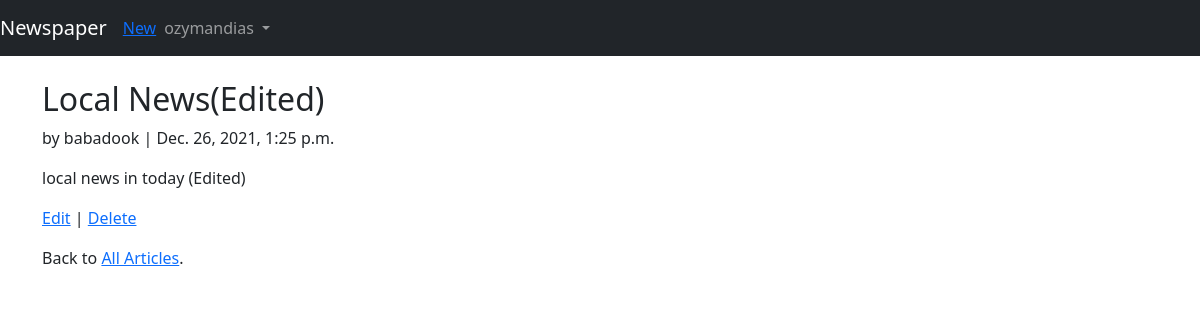
/articles/1/ (signed in), run on the app's committed database.
### users/models.py (models this page shows)
class CustomUser(AbstractUser):
    age = models.PositiveIntegerField(null=True, blank=True)

### articles/models.py (models this page shows, shortened)
class Article(models.Model):
    title = models.CharField(max_length=128)
    body = models.TextField()
    date = models.DateTimeField(auto_now_add=True)
    author = models.ForeignKey(
        get_user_model(),
        on_delete=models.CASCADE,
    )

### articles/views.py (the view)
# urls.py: path('<int:pk>/', ArticleDetailView.as_view(), name='article_detail'),
class ArticleDetailView(LoginRequiredMixin, DetailView):
    model = Article
    template_name = 'article_detail.html'
    login_url = 'login'

### templates/article_detail.html
{% extends 'base.htm' %}
{% block content %}
    <div class="article-entry">
        <h2>{{ object.title }}</h2>
        <p>by {{ object.author }} | {{ object.date }}</p>
        <p>{{ object.body }}</p>
    </div>
    <p><a href="{% url 'article_edit' article.pk %}">Edit</a> |
    <a href="{% url 'article_delete' article.pk %}">Delete</a></p>
    <p>Back to <a href="{% url 'article_list' %}">All Articles</a>.</p>
{% endblock content %}

### templates/base.htm (shortened to what this page needs)
<!DOCTYPE html>
<html lang="en">
<head>
    <link href="https://cdn.jsdelivr.net/npm/bootstrap@5.1.3/dist/css/bootstrap.min.css" rel="stylesheet">
</head>
<body>
    <nav class="navbar navbar-expand-md navbar-dark bg-dark mb-4">
        <a class="navbar-brand" href="{% url 'home' %}">Newspaper</a>
        {% if user.is_authenticated%}
            <ul class="navbar-nav mr-auto">
                <li class="nav-item"><a href="{% url 'article_new' %}"> New</a></li>
            </ul>
        {% endif %}
        <div class="collapse navbar-collapse" id="navbarCollapse">
            {% if user.is_authenticated %}
                <ul class="navbar-nav ml-auto">
                    <li class="nav-item">
                        <a class="nav-link dropdown-toggle" href="#" id="userMenu" data-toggle="dropdown" aria-haspopup="true" aria-expanded="false">
                            {{ user.username }}
                        </a>
                    </li>
                </ul>
            {% else %}
                <form class="form-inline ml-auto">
                    <a href="{% url 'login' %}" class="btn btn-outline-secondary">
                    Log In</a>
                    <a href="{% url 'signup' %}" class="btn btn-primary ml- ">Sign up</a>
                </form>
            {% endif %}
        </div>
    </nav>
        <div class="container">
            {% block content %}
            {% endblock content %}
        </div>
</body>
</html>

### data on the page
CustomUser: username "ozymandias"
Article: title "Local News(Edited)", author "babadook", date "Dec. 26, 2021, 1:25 p.m.", body "local news in today (Edited)"
